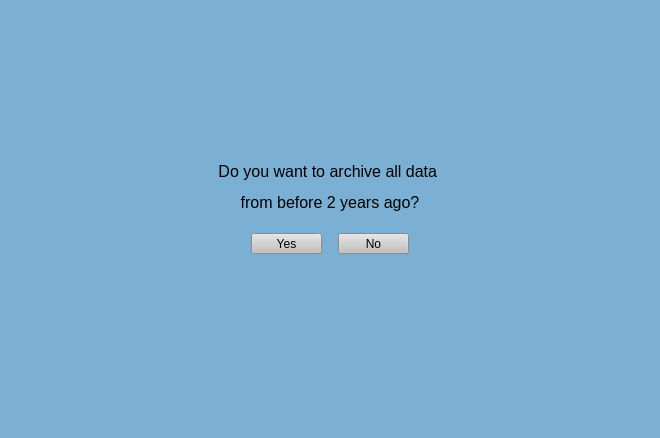
<?xml version="1.0" encoding="UTF-8"?>
<ui version="4.0">
 <class>ArchiveReminder</class>
 <widget class="QMainWindow" name="ArchiveReminder">
  <property name="geometry">
   <rect>
    <x>0</x>
    <y>0</y>
    <width>660</width>
    <height>438</height>
   </rect>
  </property>
  <property name="sizePolicy">
   <sizepolicy hsizetype="Fixed" vsizetype="Fixed">
    <horstretch>0</horstretch>
    <verstretch>0</verstretch>
   </sizepolicy>
  </property>
  <property name="minimumSize">
   <size>
    <width>0</width>
    <height>0</height>
   </size>
  </property>
  <property name="windowTitle">
   <string>Archive Reminder</string>
  </property>
  <property name="styleSheet">
   <string notr="true">background-color: rgb(123, 175, 212);</string>
  </property>
  <widget class="QWidget" name="centralwidget">
   <layout class="QGridLayout" name="gridLayout">
    <item row="1" column="0">
     <spacer name="horizontalSpacer">
      <property name="orientation">
       <enum>Qt::Horizontal</enum>
      </property>
      <property name="sizeHint" stdset="0">
       <size>
        <width>10</width>
        <height>20</height>
       </size>
      </property>
     </spacer>
    </item>
    <item row="1" column="2">
     <spacer name="horizontalSpacer_2">
      <property name="orientation">
       <enum>Qt::Horizontal</enum>
      </property>
      <property name="sizeHint" stdset="0">
       <size>
        <width>10</width>
        <height>20</height>
       </size>
      </property>
     </spacer>
    </item>
    <item row="1" column="1">
     <layout class="QVBoxLayout" name="verticalLayout">
      <item alignment="Qt::AlignHCenter|Qt::AlignVCenter">
       <widget class="QLabel" name="archiveMessage">
        <property name="frameShadow">
         <enum>QFrame::Plain</enum>
        </property>
        <property name="text">
         <string>&lt;html&gt;&lt;head/&gt;&lt;body&gt;&lt;p align=&quot;center&quot;&gt;&lt;span style=&quot; font-size:12pt;&quot;&gt;Do you want to archive all data &lt;/span&gt;&lt;/p&gt;&lt;p align=&quot;center&quot;&gt;&lt;span style=&quot; font-size:12pt;&quot;&gt;from before 2 years ago?&lt;/span&gt;&lt;/p&gt;&lt;/body&gt;&lt;/html&gt;</string>
        </property>
       </widget>
      </item>
      <item>
       <spacer name="verticalSpacer_3">
        <property name="orientation">
         <enum>Qt::Vertical</enum>
        </property>
        <property name="sizeType">
         <enum>QSizePolicy::Minimum</enum>
        </property>
        <property name="sizeHint" stdset="0">
         <size>
          <width>20</width>
          <height>15</height>
         </size>
        </property>
       </spacer>
      </item>
      <item>
       <layout class="QHBoxLayout" name="horizontalLayout">
        <property name="leftMargin">
         <number>0</number>
        </property>
        <property name="topMargin">
         <number>0</number>
        </property>
        <property name="rightMargin">
         <number>0</number>
        </property>
        <property name="bottomMargin">
         <number>0</number>
        </property>
        <item>
         <spacer name="horizontalSpacer_4">
          <property name="orientation">
           <enum>Qt::Horizontal</enum>
          </property>
          <property name="sizeHint" stdset="0">
           <size>
            <width>40</width>
            <height>20</height>
           </size>
          </property>
         </spacer>
        </item>
        <item>
         <widget class="QPushButton" name="yes">
          <property name="minimumSize">
           <size>
            <width>71</width>
            <height>21</height>
           </size>
          </property>
          <property name="maximumSize">
           <size>
            <width>71</width>
            <height>21</height>
           </size>
          </property>
          <property name="cursor">
           <cursorShape>PointingHandCursor</cursorShape>
          </property>
          <property name="styleSheet">
           <string notr="true">QPushButton:hover {
	 background-color: rgb(210, 210, 210);
}

QPushButton:focus {
	background-color: rgb(210, 210, 210);
}

QPushButton {
	background-color: rgb(193, 193, 193);
}</string>
          </property>
          <property name="text">
           <string>Yes</string>
          </property>
         </widget>
        </item>
        <item>
         <spacer name="horizontalSpacer_3">
          <property name="orientation">
           <enum>Qt::Horizontal</enum>
          </property>
          <property name="sizeType">
           <enum>QSizePolicy::Minimum</enum>
          </property>
          <property name="sizeHint" stdset="0">
           <size>
            <width>10</width>
            <height>20</height>
           </size>
          </property>
         </spacer>
        </item>
        <item>
         <widget class="QPushButton" name="no">
          <property name="minimumSize">
           <size>
            <width>71</width>
            <height>21</height>
           </size>
          </property>
          <property name="maximumSize">
           <size>
            <width>71</width>
            <height>21</height>
           </size>
          </property>
          <property name="cursor">
           <cursorShape>PointingHandCursor</cursorShape>
          </property>
          <property name="styleSheet">
           <string notr="true">QPushButton:hover {
	 background-color: rgb(210, 210, 210);
}

QPushButton:focus {
	background-color: rgb(210, 210, 210);
}

QPushButton {
	background-color: rgb(193, 193, 193);
}</string>
          </property>
          <property name="text">
           <string>No</string>
          </property>
         </widget>
        </item>
        <item>
         <spacer name="horizontalSpacer_5">
          <property name="orientation">
           <enum>Qt::Horizontal</enum>
          </property>
          <property name="sizeHint" stdset="0">
           <size>
            <width>40</width>
            <height>20</height>
           </size>
          </property>
         </spacer>
        </item>
       </layout>
      </item>
     </layout>
    </item>
    <item row="0" column="1">
     <spacer name="verticalSpacer">
      <property name="orientation">
       <enum>Qt::Vertical</enum>
      </property>
      <property name="sizeHint" stdset="0">
       <size>
        <width>20</width>
        <height>10</height>
       </size>
      </property>
     </spacer>
    </item>
    <item row="2" column="1">
     <spacer name="verticalSpacer_2">
      <property name="orientation">
       <enum>Qt::Vertical</enum>
      </property>
      <property name="sizeHint" stdset="0">
       <size>
        <width>20</width>
        <height>10</height>
       </size>
      </property>
     </spacer>
    </item>
   </layout>
  </widget>
  <widget class="QMenuBar" name="menubar">
   <property name="geometry">
    <rect>
     <x>0</x>
     <y>0</y>
     <width>660</width>
     <height>21</height>
    </rect>
   </property>
  </widget>
  <widget class="QStatusBar" name="statusbar"/>
 </widget>
 <resources/>
 <connections/>
</ui>
